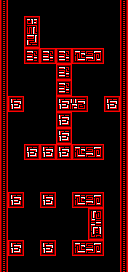

The image is a tile-based game level rendered from a .tmx file. Its description and complete source (layers, tilesets, objects, tile grids) follow:
An orthogonal 16x34 tile map with 8x8 px tiles, 2 tile layers (border, Tile Layer 1) and 29 objects (16x Obstacle, 11x Coin(red), 2x Custom(BgRed)).

<map version="1.4" tiledversion="1.4.3" orientation="orthogonal" renderorder="right-down" width="16" height="34" tilewidth="8" tileheight="8" infinite="0" nextlayerid="6" nextobjectid="51">
 <editorsettings>
  <export target="../../../resources/levels/zones/red/red_medium_2.json" format="ld48-export" />
 </editorsettings>
 <tileset firstgid="1" source="../../tsx/tiles_red.tsx" />
 <objectgroup id="4" name="bg_base">
  <properties>
   <property name="z" type="float" value="-1" />
  </properties>
  <object id="43" name="BG" type="Custom(BgRed)" x="0" y="0" width="128" height="144" />
  <object id="44" name="BG" type="Custom(BgRed)" x="0" y="128" width="128" height="144" />
 </objectgroup>
 <layer id="1" name="border" width="16" height="34">
  <data encoding="csv">
109,0,0,0,0,0,0,0,0,0,0,0,0,0,0,109,
109,0,0,0,0,0,0,0,0,0,0,0,0,0,0,109,
109,0,0,0,0,0,0,0,0,0,0,0,0,0,0,109,
109,0,0,0,0,0,0,0,0,0,0,0,0,0,0,109,
109,0,0,0,0,0,0,0,0,0,0,0,0,0,0,109,
109,0,0,0,0,0,0,0,0,0,0,0,0,0,0,109,
109,0,0,0,0,0,0,0,0,0,0,0,0,0,0,109,
109,0,0,0,0,0,0,0,0,0,0,0,0,0,0,109,
109,0,0,0,0,0,0,0,0,0,0,0,0,0,0,109,
109,0,0,0,0,0,0,0,0,0,0,0,0,0,0,109,
109,0,0,0,0,0,0,0,0,0,0,0,0,0,0,109,
109,0,0,0,0,0,0,0,0,0,0,0,0,0,0,109,
109,0,0,0,0,0,0,0,0,0,0,0,0,0,0,109,
109,0,0,0,0,0,0,0,0,0,0,0,0,0,0,109,
109,0,0,0,0,0,0,0,0,0,0,0,0,0,0,109,
109,0,0,0,0,0,0,0,0,0,0,0,0,0,0,109,
109,0,0,0,0,0,0,0,0,0,0,0,0,0,0,109,
109,0,0,0,0,0,0,0,0,0,0,0,0,0,0,109,
109,0,0,0,0,0,0,0,0,0,0,0,0,0,0,109,
109,0,0,0,0,0,0,0,0,0,0,0,0,0,0,109,
109,0,0,0,0,0,0,0,0,0,0,0,0,0,0,109,
109,0,0,0,0,0,0,0,0,0,0,0,0,0,0,109,
109,0,0,0,0,0,0,0,0,0,0,0,0,0,0,109,
109,0,0,0,0,0,0,0,0,0,0,0,0,0,0,109,
109,0,0,0,0,0,0,0,0,0,0,0,0,0,0,109,
109,0,0,0,0,0,0,0,0,0,0,0,0,0,0,109,
109,0,0,0,0,0,0,0,0,0,0,0,0,0,0,109,
109,0,0,0,0,0,0,0,0,0,0,0,0,0,0,109,
109,0,0,0,0,0,0,0,0,0,0,0,0,0,0,109,
109,0,0,0,0,0,0,0,0,0,0,0,0,0,0,109,
109,0,0,0,0,0,0,0,0,0,0,0,0,0,0,109,
109,0,0,0,0,0,0,0,0,0,0,0,0,0,0,109,
109,0,0,0,0,0,0,0,0,0,0,0,0,0,0,109,
109,0,0,0,0,0,0,0,0,0,0,0,0,0,0,109
</data>
 </layer>
 <layer id="2" name="Tile Layer 1" width="16" height="34">
  <data encoding="csv">
0,0,0,0,0,0,0,0,0,0,0,0,0,0,0,0,
0,0,0,0,0,0,0,0,0,0,0,0,0,0,0,0,
0,0,0,12,13,0,0,0,0,0,0,0,0,0,0,0,
0,0,0,49,50,0,0,0,0,0,0,0,0,0,0,0,
0,0,0,86,87,0,0,0,0,0,0,0,0,0,0,0,
0,0,0,123,124,0,0,0,0,0,0,0,0,0,0,0,
0,0,0,112,113,112,113,112,113,115,116,117,118,0,0,0,
0,0,0,149,150,149,150,149,150,152,153,154,155,0,0,0,
0,0,0,0,0,0,0,112,113,0,0,0,0,0,0,0,
0,0,0,0,0,0,0,149,150,0,0,0,0,0,0,0,
0,0,0,0,0,0,0,112,113,0,0,0,0,0,0,0,
0,0,0,0,0,0,0,149,150,0,0,0,0,0,0,0,
0,1,2,0,0,0,0,4,5,6,7,0,0,1,2,0,
0,38,39,0,0,0,0,41,42,43,44,0,0,38,39,0,
0,0,0,0,0,0,0,1,2,0,0,0,0,0,0,0,
0,0,0,0,0,0,0,38,39,0,0,0,0,0,0,0,
0,0,0,0,0,0,0,1,2,0,0,0,0,0,0,0,
0,0,0,0,0,0,0,38,39,0,0,0,0,0,0,0,
0,0,0,1,2,1,2,1,2,115,116,117,118,0,0,0,
0,0,0,38,39,38,39,38,39,152,153,154,155,0,0,0,
0,0,0,0,0,0,0,0,0,0,0,0,0,0,0,0,
0,0,0,0,0,0,0,0,0,0,0,0,0,0,0,0,
0,0,0,0,0,0,0,0,0,0,0,0,0,0,0,0,
0,0,0,0,0,0,0,0,0,0,0,0,0,0,0,0,
0,1,2,0,0,1,2,0,0,115,116,117,118,0,0,0,
0,38,39,0,0,38,39,0,0,152,153,154,155,0,0,0,
0,0,0,0,0,0,0,0,0,0,0,9,10,0,0,0,
0,0,0,0,0,0,0,0,0,0,0,46,47,0,0,0,
0,0,0,0,0,0,0,0,0,0,0,83,84,0,0,0,
0,0,0,0,0,0,0,0,0,0,0,120,121,0,0,0,
0,1,2,0,0,1,2,0,0,115,116,117,118,0,0,0,
0,38,39,0,0,38,39,0,0,152,153,154,155,0,0,0,
0,0,0,0,0,0,0,0,0,0,0,0,0,0,0,0,
0,0,0,0,0,0,0,0,0,0,0,0,0,0,0,0
</data>
 </layer>
 <objectgroup id="3" name="pickups">
  <object id="1" name="pickup" type="Coin(red)" x="40" y="32" width="16" height="16" />
  <object id="5" name="pickup" type="Coin(red)" x="8" y="216" width="16" height="16" />
  <object id="15" name="pickup" type="Coin(red)" x="72" y="216" width="16" height="16" />
  <object id="16" name="pickup" type="Coin(red)" x="56" y="32" width="16" height="16" />
  <object id="18" name="pickup" type="Coin(red)" x="8" y="80" width="16" height="16" />
  <object id="19" name="pickup" type="Coin(red)" x="40" y="128" width="16" height="16" />
  <object id="20" name="pickup" type="Coin(red)" x="24" y="128" width="16" height="16" />
  <object id="23" name="pickup" type="Coin(red)" x="40" y="168" width="16" height="16" />
  <object id="24" name="pickup" type="Coin(red)" x="40" y="168" width="16" height="16" />
  <object id="25" name="pickup" type="Coin(red)" x="40" y="216" width="16" height="16" />
  <object id="26" name="pickup" type="Coin(red)" x="40" y="216" width="16" height="16" />
 </objectgroup>
 <objectgroup id="5" name="obstacles">
  <object id="30" name="obstacle" type="Obstacle" x="8" y="192" width="16" height="16" />
  <object id="31" name="obstacle" type="Obstacle" x="40" y="192" width="16" height="16" />
  <object id="32" name="obstacle" type="Obstacle" x="72" y="192" width="16" height="16" />
  <object id="34" name="obstacle" type="Obstacle" x="40" y="240" width="16" height="16" />
  <object id="35" name="obstacle" type="Obstacle" x="8" y="240" width="16" height="16" />
  <object id="36" name="obstacle" type="Obstacle" x="8" y="96" width="16" height="16" />
  <object id="37" name="obstacle" type="Obstacle" x="24" y="16" width="16" height="48" />
  <object id="38" name="obstacle" type="Obstacle" x="56" y="48" width="16" height="112" />
  <object id="39" name="obstacle" type="Obstacle" x="24" y="144" width="32" height="16" />
  <object id="40" name="obstacle" type="Obstacle" x="40" y="48" width="16" height="16" />
  <object id="45" name="obstacle" type="Obstacle" x="72" y="144" width="32" height="16" />
  <object id="46" name="obstacle" type="Obstacle" x="72" y="48" width="32" height="16" />
  <object id="47" name="obstacle" type="Obstacle" x="88" y="192" width="16" height="48" />
  <object id="48" name="obstacle" type="Obstacle" x="72" y="240" width="32" height="16" />
  <object id="49" name="obstacle" type="Obstacle" x="72" y="96" width="16" height="16" />
  <object id="50" name="obstacle" type="Obstacle" x="104" y="96" width="16" height="16" />
 </objectgroup>
</map>
